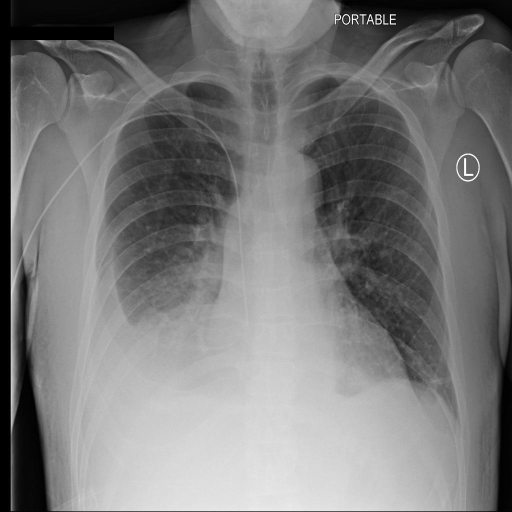
#> input picture data/raw_dataset/train/normal/rsna_12809.jpeg, 1024 x 1024 px (shown at 1/2 size); its folder holds only this picture in this run
$ python resize_data.py
#> lines starting #> are read from the running program, lines starting #| are printed output that depends on the picture
### src/utils/files.py
import os
import shutil
import pandas as pd
import random
from concurrent.futures import ThreadPoolExecutor


def clear_data_directory(data_path: str, keep: str) -> None:
    """
    Clears all data except from keep string

    Args:
        data_path (str): The path that will be cleared.
        keep (str): Data to keep.
    """
    for item in os.listdir(data_path):
        item_path = os.path.join(data_path, item)
        if item != keep:
            try:
                if os.path.isfile(item_path) or os.path.islink(item_path):
                    os.unlink(item_path)
                elif os.path.isdir(item_path):
                    shutil.rmtree(item_path)
                print(f"Deleted {item_path}")
            except Exception as e:
                print(f"Failed to delete {item_path}. Reason: {e}")


# [157 lines left out: functions copy_image, delete_directory, process_csv, sort_and_rename_files, move_files, move_random_files, not called in this run]


def main() -> None:
    pass


# [2 lines that do not run on import are left out]

### src/resize_data.py
import os
from concurrent.futures import ThreadPoolExecutor
from PIL import Image
from utils.files import clear_data_directory


def resize_and_crop_image(
    input_file: str, output_file: str, target_size: int = 256, crop_size: int = 224
) -> None:
    """
    Resize an image to the target size and then crop the center to the crop size.

    Args:
        input_file (str): Path to the input image file.
        output_file (str): Path to the output image file.
        target_size (int): Size to resize the image to (default is 256x256).
        crop_size (int): Size to crop the center of the image (default is 224x224).
    """
    with Image.open(input_file) as img:
        img = img.resize((target_size, target_size), Image.LANCZOS)

        left = (target_size - crop_size) / 2
        top = (target_size - crop_size) / 2
        right = (target_size + crop_size) / 2
        bottom = (target_size + crop_size) / 2

        img = img.crop((left, top, right, bottom))

        img.save(output_file, "JPEG")


def process_image_file(input_file: str, output_file: str) -> None:
    resize_and_crop_image(input_file, output_file)
    print(f"Processed {input_file} to {output_file}")


def process_image_directory(
    input_dir: str, output_dir: str, max_workers: int = 12
) -> None:
    """
    Process all image files in a directory, resize and crop them, and save them to the output directory.

    Args:
        input_dir (str): Path to the directory containing image files.
        output_dir (str): Path to the directory to save processed image files.
        max_workers (int): Maximum number of threads to use.
    """
#> called with input_dir = './data/raw_dataset/train/normal', output_dir = './data/resized/train/normal', max_workers = 12
    if not os.path.exists(output_dir):
        os.makedirs(output_dir)

    with ThreadPoolExecutor(max_workers=max_workers) as executor:
        futures = []
        for root, _, files in os.walk(input_dir):
            for file in files:
                if file.lower().endswith((".jpeg", ".jpg", ".png")):
                    input_file = os.path.join(root, file)
                    output_file = os.path.join(
                        output_dir, os.path.splitext(file)[0] + ".jpeg"
                    )
                    futures.append(
                        executor.submit(process_image_file, input_file, output_file)
                    )
#> this loop made 1 pass
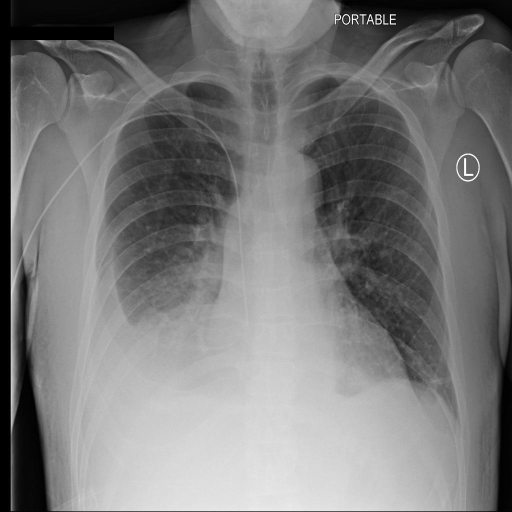
#> input picture data/raw_dataset/train/normal/rsna_12809.jpeg, 1024 x 1024 px (shown at 1/2 size)
#> pass 1, in resize_and_crop_image, `img = img.resize((target_size, target_size), Image.LANCZOS)`:
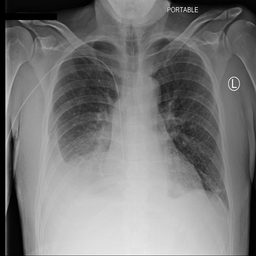
#> img: PIL image 256x256 L; min 0, max 243, mean 121.1
#> pass 1, in resize_and_crop_image, `img = img.crop((left, top, right, bottom))`:
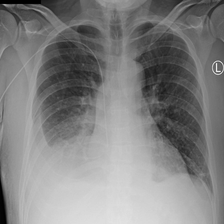
#> img: PIL image 224x224 L; min 0, max 236, mean 129.6

        for future in futures:
            future.result()


def main() -> None:
    directories = {
        "./data/raw_dataset/train/normal": "./data/resized/train/normal",
        "./data/raw_dataset/train/pneumonia": "./data/resized/train/pneumonia",
        "./data/raw_dataset/test/normal": "./data/resized/test/normal",
        "./data/raw_dataset/test/pneumonia": "./data/resized/test/pneumonia",
    }

    for input_dir, output_dir in directories.items():
        process_image_directory(input_dir, output_dir)

    clear_data_directory("./data", keep="resized")


if __name__ == "__main__":
    main()
